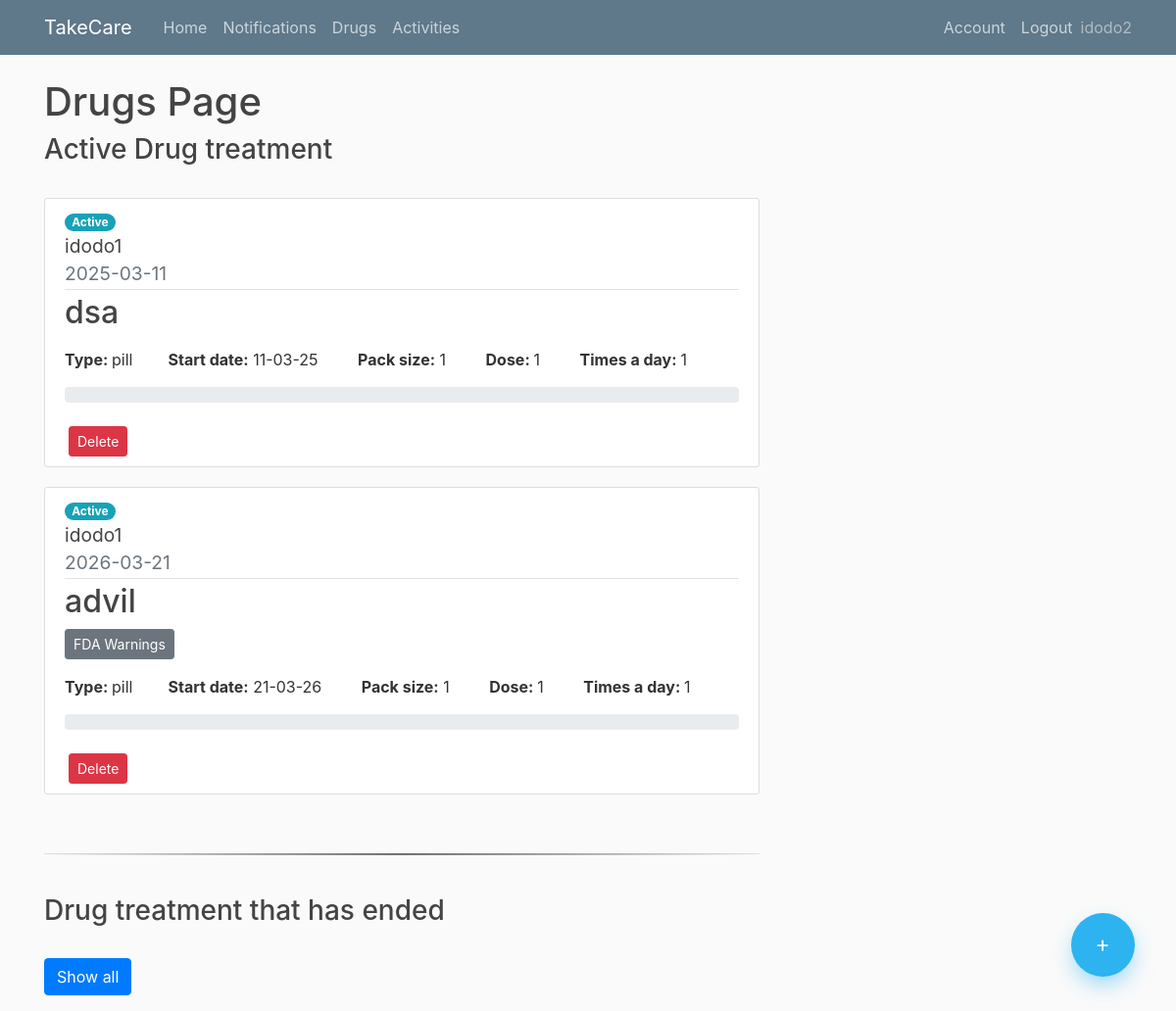
The app's page /drugs (signed in) with its own data.
### app/models.py (models this page shows, shortened)
class User(db.Model, UserMixin):
    id = db.Column(db.Integer, primary_key=True)
    username = db.Column(db.String(20), unique=True,nullable=False)
    email = db.Column(db.String(100), unique=True,nullable=False)
    image_file = db.Column(db.String(100),nullable=False,default='default.jpg')
    password= db.Column(db.String(60),nullable=False)
    ElderlyUser = db.relationship('Elderlyuser',backref='creator',lazy=True )
    Notifications = db.relationship('Notification',backref='creator',lazy=True )
    Drugs = db.relationship('Drug',backref='creator',lazy=True )

class Drug(db.Model):
    id = db.Column(db.Integer, primary_key=True)
    name = db.Column(db.String(150),nullable=False)
    type = db.Column(db.Text,nullable=False)
    dose = db.Column(db.Integer,nullable=False)
    timesaday = db.Column(db.Integer,nullable=False)
    taketime= db.Column(db.Time, nullable=False)
    gap = db.Column(db.Integer, nullable=False)
    packsize = db.Column(db.Integer,nullable=False)
    daystotake = db.Column(db.Integer,nullable=False)
    startdate = db.Column(db.Date,nullable=False)
    finish = db.Column(db.Boolean, nullable=False)
    user_id = db.Column(db.Integer, db.ForeignKey('user.id'), nullable=False)
    elderly_user_id = db.Column(db.Integer, db.ForeignKey('elderlyuser.id'), nullable=False)
    drugschedules = db.relationship("DrugSchedule", cascade="all, delete")
    warnings = db.Column(db.String)

class Elderlyuser(db.Model, UserMixin):
    id = db.Column(db.Integer, primary_key=True)
    username = db.Column(db.String(20), unique=True,nullable=False)
    password= db.Column(db.String(60),nullable=False)
    user_id = db.Column(db.Integer, db.ForeignKey('user.id'), nullable=False)

### app/routes.py (the view)
@app.route("/drugs")
@login_required
def drugs():
    if current_user.is_authenticated:
        drugs = Drug.query.filter_by(user_id=current_user.id).order_by(Drug.startdate.asc())
        drug_schedule = DrugSchedule.query.filter_by(user_id=current_user.id)
        eldelys = Elderlyuser.query.filter_by(user_id=current_user.id)
        eldelys_dict = {i.id: i.username for i in eldelys}
        return render_template("drugs.html",drugs=drugs,drug_schedule=drug_schedule, title="Drugs",eldelys_dict=eldelys_dict)
    else:
        return render_template("home.html")

### app/models.py (called while the page is built)
@login_manager.user_loader
def load_user(user_id):
    return User.query.get(int(user_id))

### app/templates/drugs.html (shortened to what this page needs)
{% extends "layout.html" %}
{% block content %}
    <h1>Drugs Page</h1>
    <div class="floating-container">
        <a class="floating-button" href="{{ url_for('add_drug')}}"> +</a>
    </div>
    {% if drugs.count() == 0  %}
        <h3>No drug alerts found</h3>
    {% else %}
        <h3>Active Drug treatment</h3>
        <br>
        {% for drug in drugs %}
             {% if not drug.finish %}
                {% set counter = namespace(count=0) %}
                {% set totalcounter = namespace(count=0) %}
                {% for reminder in drug_schedule %}
                    {% if reminder.drug_id == drug.id %}
                        {% set totalcounter.count = totalcounter.count + 1 %}
                        {% if reminder.took == 1 %}
                            {% set counter.count = counter.count + 1 %}
                        {% endif %}
                    {% endif %}
                {% endfor %}
                {% if totalcounter.count > 0 %}
                    {% set percentage = (counter.count / totalcounter.count * 100) | round %}
                {% else %}
                    {% set percentage = 0 %}
                {% endif %}
                <article class="media content-section">
                    <div class="media-body ">
                        <span class="badge badge-pill badge-info">Active</span>
                        <div class="article-title">
                            <big>{{ eldelys_dict[drug.elderly_user_id] }}</big>
                        </div>
                        <div class="article-metadata">
                            <big class="text-muted">{{ drug.startdate.strftime('%Y-%m-%d') }} </big>
                        </div>
                        <h2>{{ drug.name }}</h2>
                        {% if drug.warnings != "" %}
                            <p>
                             <button class="btn btn-secondary btn-sm" data-toggle="collapse" href="#collapseExample{{drug.id}}" role="button" aria-expanded="false" aria-controls="collapseExample{{drug.id}}">
                                FDA Warnings
                             </button>
                            </p>
                        {% endif %}
                            <strong>Type: </strong> {{ drug.type }}&nbsp; &nbsp; &nbsp; &nbsp;
                            <strong>Start date:</strong> {{ drug.startdate.strftime('%d-%m-%y') }} &nbsp; &nbsp; &nbsp; &nbsp;
                            <strong>Pack size:</strong> {{ drug.packsize }} &nbsp; &nbsp; &nbsp; &nbsp;
                            <strong> Dose: </strong>{{ drug.dose }} &nbsp; &nbsp; &nbsp; &nbsp;
                            <strong>Times a day: </strong>{{ drug.timesaday }}
                        <div class="progress">
                        </div>
                        <br>
                        <button type="button" class="btn btn-danger btn-sm ml-1" data-toggle="modal" data-target="#deleteModal{{drug.id}}">
                            Delete
                        </button>
                    </div>
                </article>
            {% endif %}
        {% endfor %}
        <br>
        <hr class="hr" />
        <br>
        <h3>Drug treatment that has ended</h3>
        <p>
            <br>
          <a class="btn btn-primary" data-toggle="collapse" href="#multiCollapseExample1" role="button" aria-expanded="false" aria-controls="multiCollapseExample1">Show all</a>
        </p>
    {% endif %}
{% endblock content %}

### app/templates/layout.html (shortened to what this page needs)
<!DOCTYPE html>
<html>
<head>
    <link rel="stylesheet" href="https://maxcdn.bootstrapcdn.com/bootstrap/4.0.0/css/bootstrap.min.css">
    <link rel="stylesheet" href="https://cdn.jsdelivr.net/npm/bootstrap@4.5.3/dist/css/bootstrap.min.css">
    <link rel="stylesheet" type="text/css" href="{{ url_for('static', filename='main.css') }}">
</head>
<body>
    <header class="site-header">
      <nav class="navbar navbar-expand-md navbar-dark bg-steel fixed-top">
        <div class="container">
          <a class="navbar-brand mr-4" href="/">TakeCare</a>
          <div class="collapse navbar-collapse" id="navbarToggle">
            <div class="navbar-nav mr-auto">
              <a class="nav-item nav-link" href="{{url_for('home')}}">Home</a>
              <a class="nav-item nav-link" href="{{url_for('notification')}}">Notifications</a>
              <a class="nav-item nav-link" href="{{url_for('drugs')}}">Drugs</a>
              <a class="nav-item nav-link" href="{{url_for('activities')}}">Activities</a>
            </div>
            {% if not current_user.is_authenticated %}
            <div class="navbar-nav">
              <a class="nav-item nav-link" href="{{url_for('login')}}">Login</a>
              <a class="nav-item nav-link" href="{{url_for('register')}}">Register</a>
            </div>
            {% else %}
            <div class="navbar-nav">
              <a class="nav-item nav-link" href="{{url_for('account')}}">Account</a>
              <a class="nav-item nav-link" href="{{url_for('logout')}}">Logout</a>
              <sapn class="navbar-text">{{current_user.username}}</span>
            </div>
            {% endif %}
          </div>
        </div>
      </nav>
    </header>
    <main role="main" class="container">
      <div class="row">
        <div class="col-md-8">
          {% block content %} {% endblock %}
        </div>
    </main>
</body>
</html>

### app/static/main.css (style rules this page uses)
body { background: #fafafa; color: #333333; margin-top: 5rem; }
h1, h2, h3, h4, h5, h6 { color: #444444; }
.bg-steel { background-color: #5f788a; }
.site-header .navbar-nav .nav-link { color: #cbd5db; }
.content-section { background: #ffffff; padding: 10px 20px; border: 1px solid #dddddd; border-radius: 3px; margin-bottom: 20px; }
.article-title { color: #444444; }
.article-metadata { padding-bottom: 1px; margin-bottom: 4px; border-bottom: 1px solid #e3e3e3 }
.floating-container { position: fixed; width: 100px; height: 100px; bottom: 0; right: 0; margin: 35px 25px; }
.floating-container .floating-button { position: absolute; width: 65px; height: 65px; background: #2cb3f0; bottom: 0; border-radius: 50%; left: 0; right: 0; margin: auto; color: white; line-height: 65px; text-align: center; font-size: 23px; z-index: 100; box-shadow: 0 10px 25px -5px rgba(44, 179, 240, 0.6); cursor: pointer; -webkit-transition: all 0.3s; transition: all 0.3s; }
hr { background: linear-gradient(90deg, rgba(250,250,250,1) 0%, rgba(116,116,116,1) 50%, rgba(250,250,250,1) 100%); height: 1px; }

### records on screen
User: username "idodo2"
Drug: startdate "2025-03-11", name "dsa", type "pill", startdate "11-03-25", packsize "1", dose "1", timesaday "1"
Elderlyuser: username "idodo1"
Drug: startdate "2026-03-21", name "advil", type "pill", startdate "21-03-26", packsize "1", dose "1", timesaday "1"
